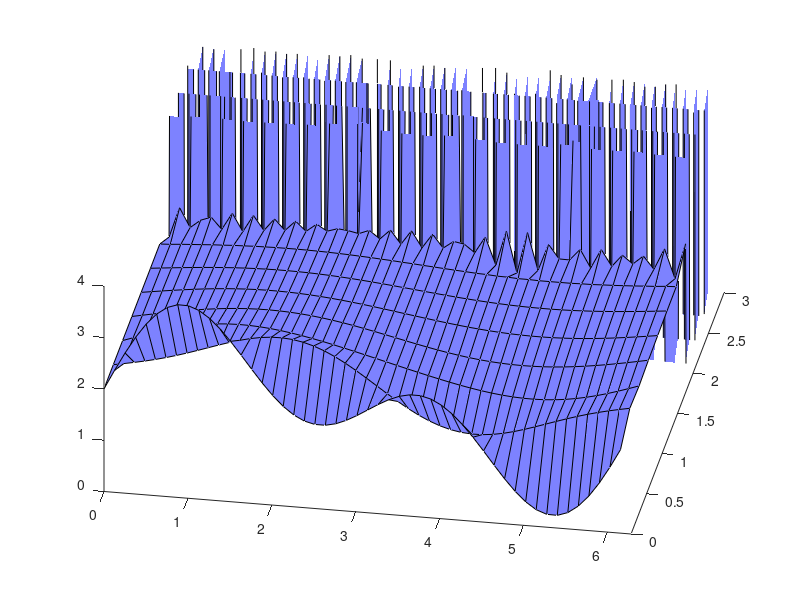

Reproduce this figure in MATLAB.
% solving u_t=u_xx by FFT and impl. (eta>0) time stepping
% Note:  if c_k is the k-th DFT-coeff then 
%         fft(u)=(c_0 c_1...c_(n/2-1)  c_(-n/2)  c_(-n/2+1)...c_(-1))
% i.e.: position   1   2      n/2        n/2+1    n/2+2        n
n=50; dx=2*pi/n; x=0:dx:2*pi-dx; eta=0; h=0.3; tn=11; tmax=h*(tn-1);
nv=fftshift(-n/2:1:n/2-1); % wave numbers 
mu=(1-h*(1-eta)*nv.^2)./(1+eta*nv.^2*h); % F-multiplier vector 
u0=2+sin(x)+sin(2*x); t=0:h:h*(tn-1); [X,T]=meshgrid(x,t); 
ua=zeros(tn,n); ua(1,:)=u0; u=u0; uf=fft(u);
for i=2:tn
  uf=mu.*uf; u=ifft(uf);ua(i,:)=u; % back to x only for plotting
end
surf(X,T,real(ua)); view(10,50);axis([0 2*pi 0 tmax 0 4]); colormap cool;
grid off; %tics('x',[0 3 6]);tics('y',[0 0.5 1]);tics('z',[0 2 4]);
%print -F:20 h1d.eps


